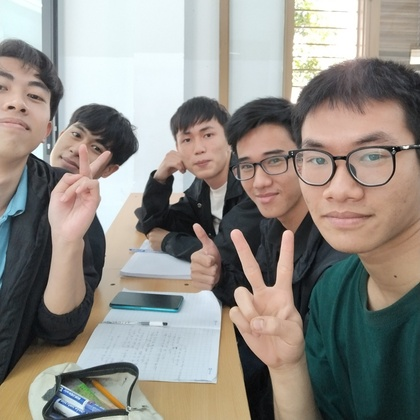
%> input picture Code/Lab1_code/img1.jpg, 420 x 420 px, shrunk from 1279 x 1280 before the run
$ octave bai1a.m   (GNU Octave 9; MATLAB toolbox functions it lacks are replaced by stand-ins)
%> lines starting %> are read from the running program, lines starting %| are printed output that depends on the picture
### Lab1_code/sampling.m
function [out] = sampling(gray_img, scale)
[col, row] = size(gray_img);
downSampledImg = gray_img(1:scale:end,1:scale:end);

for i=1:col
    for j=1:row
        tmp(i,j) = downSampledImg(ceil(i/scale),ceil(j/scale));
    end
end
out = tmp;
end

### Code/Lab1_code/bai1a.m
im = imread('img1.jpg');
%> im is the input picture: size 420x420x3 uint8; mean R, G, B 145, 140.6, 133.9
gray_img = rgb2gray(im); imwrite(gray_img,'gray_img.png');
%> after `gray_img = rgb2gray(im)`:
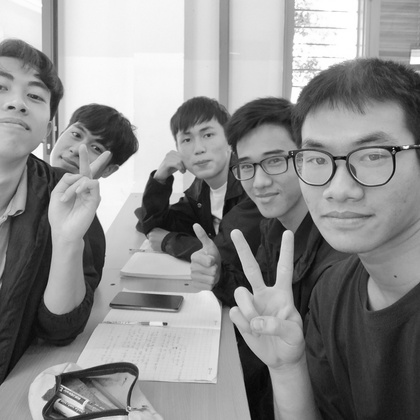
%> gray_img: size 420x420 uint8; min 2, max 255, mean 141.1

figure;
subplot(121); imshow(im); title('Color img');
subplot(122); imshow(gray_img); title('Gray img');

G = dir('gray_img.png'); G.bytes

figure;
%Lay mau moi 2 bit
im2bit = sampling(gray_img,2);
%> after the loop in sampling, `for i=1:col`:
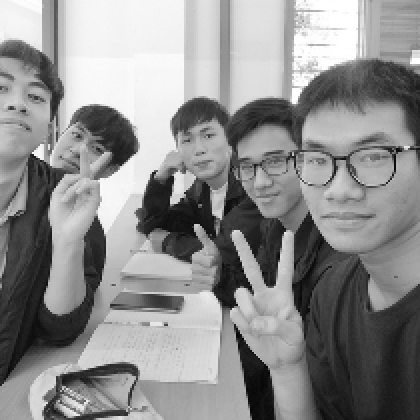
%> tmp: size 420x420 uint8; min 4, max 255, mean 141.3
subplot(221); imshow(im2bit);
title('2 bits sample');
imwrite(im2bit,'samp2.png');
samp2 = dir('samp2.png'); samp2.bytes

%Lay mau moi 4 bit
im4bit = sampling(gray_img,4);
%> call 2 of sampling, with scale = 4
%> in sampling (call 2), `downSampledImg = gray_img(1:scale:end,1:scale:end);`:
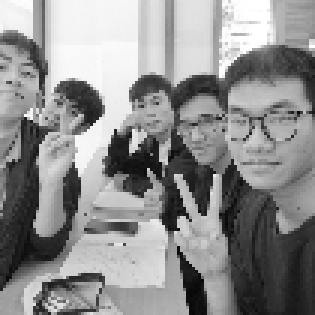
%> downSampledImg: size 105x105 uint8 (shown 3 times larger); min 6, max 255, mean 141.6
%> after the loop in sampling (call 2), `for i=1:col`:
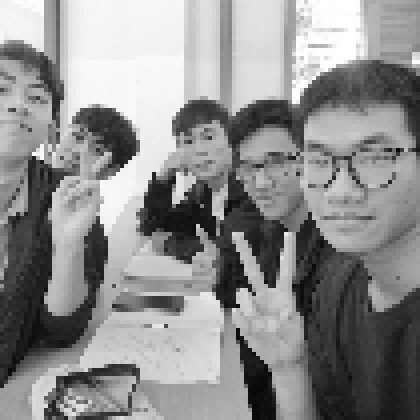
%> tmp: size 420x420 uint8; min 6, max 255, mean 141.6
subplot(222); imshow(im4bit);
title('4 bits sample')
imwrite(im4bit,'samp4.png');
samp4 = dir('samp4.png'); samp4.bytes

%Lay mau moi 8 bits
im8bit = sampling(gray_img,8);
%> call 3 of sampling, with scale = 8
%> after the loop in sampling (call 3), `for i=1:col`:
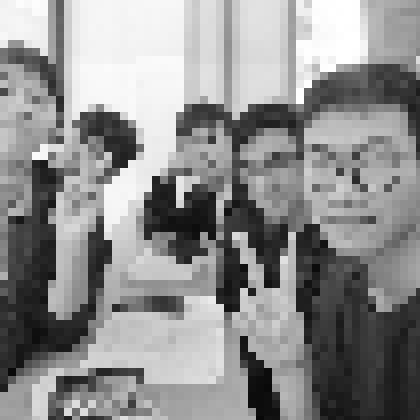
%> tmp: size 420x420 uint8; min 8, max 255, mean 142.5
subplot(223); imshow(im8bit);
title('8 bits sample');
imwrite(im8bit,'samp8.png');
samp8 = dir('samp8.png'); samp8.bytes

%Lay mau moi 16 bits
im16bit = sampling(gray_img,16);
%> call 4 of sampling, with scale = 16
%> in sampling (call 4), `downSampledImg = gray_img(1:scale:end,1:scale:end);`:
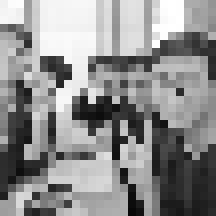
%> downSampledImg: size 27x27 uint8 (shown 8 times larger); min 8, max 255, mean 141.8
%> after the loop in sampling (call 4), `for i=1:col`:
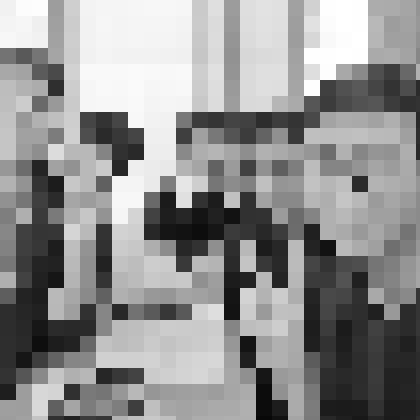
%> tmp: size 420x420 uint8; min 8, max 255, mean 144.1
subplot(224); imshow(im16bit);
title('16 bits sample');
imwrite(im16bit,'samp16.png');
samp16 = dir('samp16.png'); samp16.bytes
